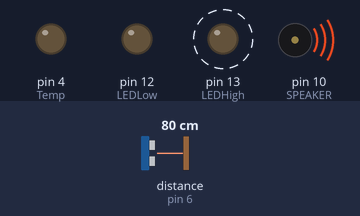
A sketch run on a simulated Arduino Uno, built with avr-gcc and run on an emulated ATmega328P. On the bench: output pins drawn as LEDs (lit = HIGH), buzzer (waves = sounding). Wiring (inferred from the names in the program): ultrasonic range finder: trigger pin 7; echo pin 6. Dashed ring = blinking. Inputs (shaded band) come from the test bench; at power-on: distance to the obstacle (sensor on pin 6) 80 cm. The echo pulse lasts 58.3 µs per cm; pins used as bus, display or sensor lines are not drawn.

Above: at 1.3 s.
1.4 s: distance to the obstacle (sensor on pin 6) set to 195 cm
4.4 s: distance to the obstacle (sensor on pin 6) set to 203 cm
At 5.5 s:
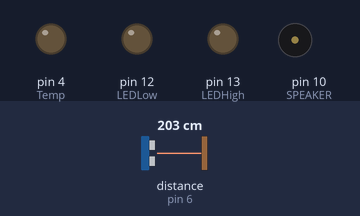
6.0 s: distance to the obstacle (sensor on pin 6) set to 2 cm
At 6.1 s:
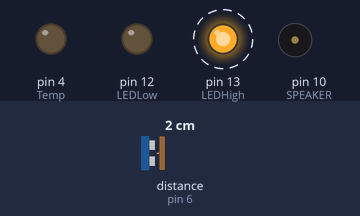
9.0 s: distance to the obstacle (sensor on pin 6) set to 250 cm
At 9.9 s:
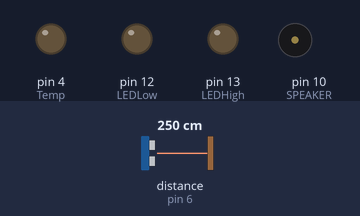
10.5 s: distance to the obstacle (sensor on pin 6) set to 4 cm
At 11.11 s:
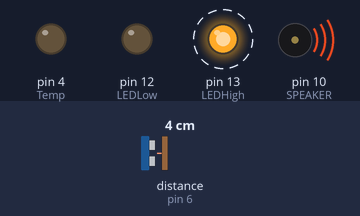
Timing chart, 0 to 14.5 s (numbered marks = the images above; inputs shaded):
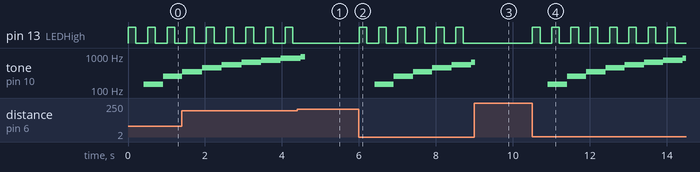

The sketch:

sketch_feb23a.ino
```cpp
int freq = 50;

const int triggerPin = 7; // Trigger Pin of Ultrasonic Sensor
const int echoPin = 6; // Echo Pin of Ultrasonic Sensor
const int SPEAKER = 10; //Speaker
const int LEDHigh = 13; //LED High
const int LEDLow = 12; //LED Low
const int Temp = 4; //Temperature sensor

void setup() {
  pinMode(A0,INPUT); //IR sensor analog read
  pinMode(triggerPin, OUTPUT);
  pinMode(echoPin, INPUT);
  pinMode(SPEAKER, OUTPUT);
  pinMode(LEDHigh, OUTPUT);
  pinMode(LEDLow, OUTPUT);
  pinMode(Temp, OUTPUT);
  Serial.begin(9600);
}


void loop() {

  // IR sensor input
//  int c= IR();

  // UltraSonic Sensor input
  long dis = ultraSonic();

  if(dis<200){
    blinkLED();
    speakerON();
  }
  else{
    speakerOFF();
  }

}


void speakerON(){
  freq += 100;
  if (freq > 8000)
  {
     noTone(SPEAKER);
     freq = 50;
  }
  tone(SPEAKER, freq);
  delay(100);
}


void speakerOFF(){
   noTone(SPEAKER);
   freq = 50;
}


void blinkLED(){
   digitalWrite(LEDLow, LOW);
   digitalWrite(LEDHigh, HIGH);
   delay(200);
   digitalWrite(LEDHigh, LOW);
   delay(200);
}


//int IR(){
//  int c= analogRead(A0);
//  Serial.println(c);
//  return c;
//}


long ultraSonic(){
   long duration,distInCM;
   digitalWrite(triggerPin, LOW);
   delayMicroseconds(2);
   digitalWrite(triggerPin, HIGH);
   delayMicroseconds(10);
   digitalWrite(triggerPin, LOW);
   duration = pulseIn(echoPin, HIGH);
   distInCM = duration / 29 / 2;
   return distInCM;
}
```

Measured:
- the behaviour switches between 199 and 200 cm on distance to the obstacle (sensor on pin 6) (found by bisection; images 0 and 1)
- after the input at 4.4 s, pin 13 (LEDHigh): stops changing and stays LOW
- after the input at 6.0 s, pin 13 (LEDHigh): alternates HIGH for 0.20 s and LOW for 0.30 s, starting at once; tone on pin 10 (SPEAKER): plays 150 Hz for 0.50 s, 250 Hz for 0.50 s, 350 Hz for 0.50 s, 450 Hz for 0.50 s, 550 Hz for 0.50 s, 650 Hz for 0.09 s, starting after 0.41 s
- after the input at 9.0 s, pin 13 (LEDHigh): stops changing and stays LOW
- after the input at 10.5 s, pin 13 (LEDHigh): alternates HIGH for 0.20 s and LOW for 0.30 s, starting at once; tone on pin 10 (SPEAKER): plays 150 Hz for 0.50 s, 250 Hz for 0.50 s, 350 Hz for 0.50 s, 450 Hz for 0.50 s, 550 Hz for 0.50 s, 650 Hz for 0.50 s … (8 notes in this stretch), starting after 0.41 s
- by itself, pin 13 (LEDHigh): alternates HIGH for 0.20 s and LOW for 0.31 s
- by itself, tone on pin 10 (SPEAKER): plays 350 Hz for 0.51 s, 450 Hz for 0.51 s, 550 Hz for 0.51 s, 650 Hz for 0.51 s, 750 Hz for 0.51 s, 850 Hz for 0.42 s
